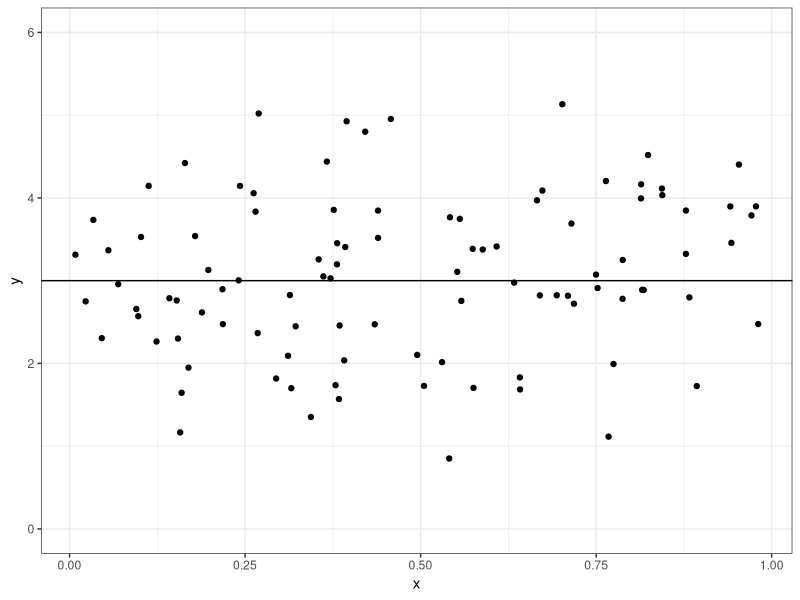
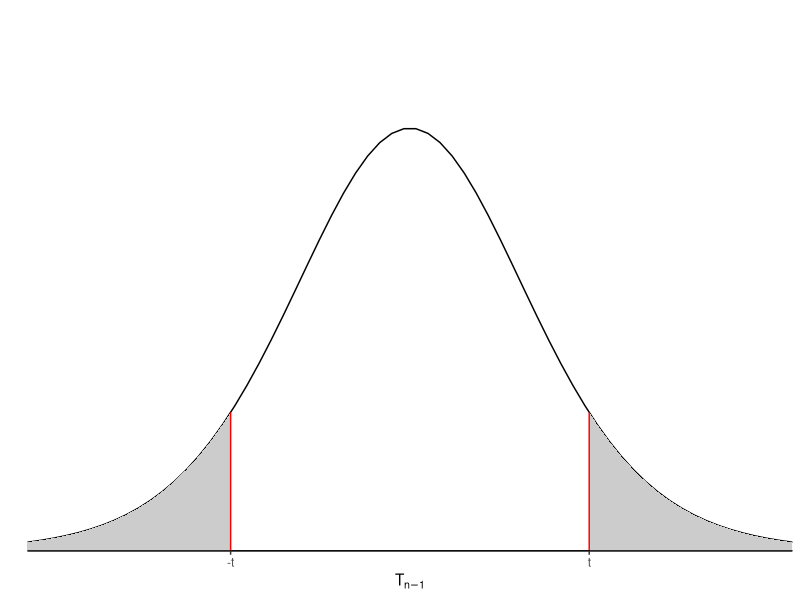
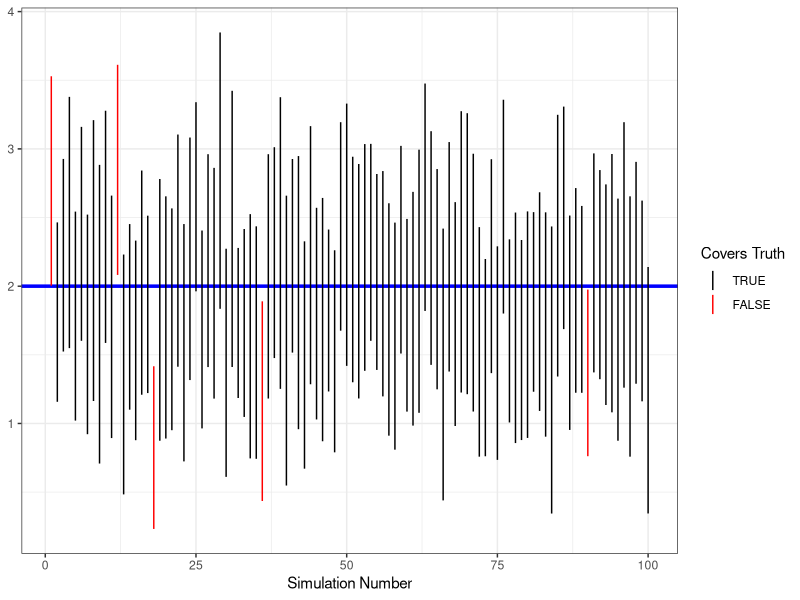
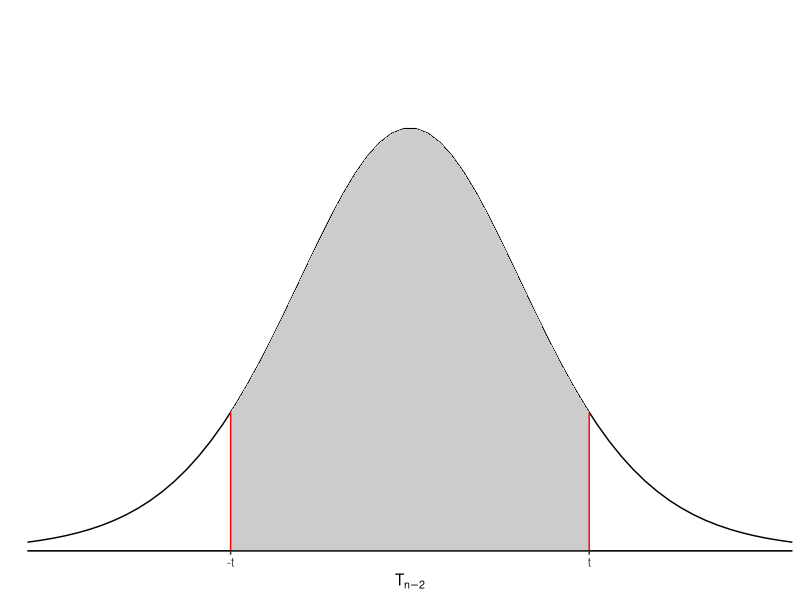

Write the R code that produced these figures, in order.
## ---- chunk 1
library(tidyverse)
library(palmerpenguins)
library(broom)
## ---- chunk 2
set.seed(12)
n <- 100
x <- runif(n)
y <- 3 + rnorm(n)
ggplot() + theme_bw() + 
  geom_point(aes(x=x,  y=y)) +
  geom_hline(aes(yintercept=3)) +
  ylim(0, 6)
## ---- chunk 3
x <- seq(-5, 5, length=100)
tdf <- data.frame(x=x, tdens=dt(x, df=10))
ggt <- ggplot() + theme_classic() + coord_cartesian(xlim=c(-3.2, 3.2), ylim=c(0, 0.5), expand=F) + 
  theme(axis.line.y = element_blank()) + 
  xlab(expression(T[n-1])) + ylab("") + scale_y_continuous(breaks=NULL)+
  geom_hline(aes(yintercept=0)) + 
  geom_line(aes(x=x,y=tdens),
            data=tdf)
## ---- chunk 4
ggt + 
  geom_polygon(aes(x=c(1.5, 1.5, x[x>1.5]),
                   y=c(0, dt(1.5, df=10), dt(x[x>1.5], df=10))),
               fill="grey80") +
    geom_polygon(aes(x=c(x[x< -1.5], -1.5, -1.5),
                   y=c(dt(x[x< -1.5], df=10), dt(-1.5, df=10), 0)),
               fill="grey80") +
  scale_x_continuous(breaks=c(-1.5, 1.5), labels=c("-t", "t"))+ 
  geom_segment(aes(x=1.5, xend=1.5, y=0, yend=dt(1.5, df=10)), col="red") +
    geom_segment(aes(x=-1.5, xend=-1.5, y=0, yend=dt(-1.5, df=10)), col="red")
## ---- chunk 5
penguin_lm <- lm(body_mass_g ~ flipper_length_mm, data=penguins)
sig2hat <- summary(penguin_lm)$sigma^2 
sig2hat
# Alternative way "by hand"
sum(residuals(penguin_lm)^2)/(nobs(penguin_lm)-2)
## ---- chunk 6
sxx <- sum(penguins$flipper_length_mm^2, na.rm=T) - 1/nobs(penguin_lm)*sum(penguins$flipper_length_mm, na.rm=T)^2
sxx
## ---- chunk 7
t <- (coef(penguin_lm)[2]- 0)/sqrt(sig2hat/sxx)
t
## ---- chunk 8
2*pt(abs(t), df=nobs(penguin_lm)-2, lower=FALSE)
## ---- chunk 9
tidy(penguin_lm)
## ---- chunk 10
summary(penguin_lm)
## ---- chunk 11
penguins_nomissingsex <- penguins %>%
  filter(!is.na(sex))
penguin_lm2 <- lm(body_mass_g~sex,
                  data=penguins_nomissingsex)
## ---- chunk 12
set.seed(1976)
##############################
# CI coverage via simulation
##############################
numReps <- 100
# Store CI's as matrix since there are two
# values for each replication (lower and upper bound)
ciStore <- matrix(0, nrow = numReps, ncol = 2)

n <- 30
x <- runif(n=n, min=-1, max=1)
beta0 <- 4
beta1 <- 2 
sigma2 <- 2

# Simulate data and fit model, `numReps` times
for(i in 1:numReps) {
    epsilon <- rnorm(n, mean = 0, sd = sqrt(sigma2))
    y <- beta0 + beta1*x + epsilon
    lmfit <- lm(y ~ x)
    ci <- confint(lmfit, level = .95)["x",]
    ciStore[i,] <- ci
}
# Combine into data frame
ci_df <- data.frame(simulation=1:numReps,
                    CIlower=ciStore[,1],
                    CIupper=ciStore[,2]) %>%
  mutate(inCI=ifelse(CIlower<=beta1 & CIupper>=beta1, TRUE, FALSE))
# Plot the CI's
ggplot(ci_df) + theme_bw() +  
  geom_hline(aes(yintercept=2), col="blue", lwd=1.2) + geom_linerange(aes(x=simulation, ymin=CIlower, ymax=CIupper, col=inCI)) +
  scale_color_manual(name="Covers Truth", breaks=c(TRUE, FALSE), values=c("black", "red")) +
  xlab("Simulation Number")
## ---- chunk 13
x <- seq(-5, 5, length=100)
tdf <- data.frame(x=x, tdens=dt(x, df=10))
ggt <- ggplot() + theme_classic() + coord_cartesian(xlim=c(-3.2, 3.2), ylim=c(0, 0.5), expand=F) + 
  theme(axis.line.y = element_blank()) + 
  xlab(expression(T[n-2])) + 
  ylab("") + scale_y_continuous(breaks=NULL)+
  geom_hline(aes(yintercept=0)) + 
  geom_line(aes(x=x,y=tdens),
            data=tdf)
ggt + 
  geom_polygon(aes(x=c(-1.5, -1.5, x[x>-1.5 & x < 1.5],1.5, 1.5),
                   y=c(0, dt(-1.5, df=10), dt(x[x>-1.5 & x < 1.5], df=10),  dt(1.5, df=10), 0)),
               fill="grey80") +
  scale_x_continuous(breaks=c(-1.5, 1.5), labels=c("-t", "t"))+ 
  geom_segment(aes(x=1.5, xend=1.5, y=0, yend=dt(1.5, df=10)), col="red") +
    geom_segment(aes(x=-1.5, xend=-1.5, y=0, yend=dt(-1.5, df=10)), col="red")
## ---- chunk 14
alpha <- 0.05
t_alphaOver2 <- qt(1-alpha/2,
                   df = 100-2)
t_alphaOver2
## ---- chunk 15
t_alphaOver2 <- qt(alpha/2,
                   df = 100-2,
                   lower=FALSE)
t_alphaOver2
## ---- chunk 16
penguin_lm <- lm(body_mass_g~flipper_length_mm,
                data=penguins)
alpha <- 0.05
t_alphaOver2 <- qt(1-alpha/2,
                   df = nobs(penguin_lm)-2)
CI95Lower <- coef(penguin_lm)[2] - t_alphaOver2 * tidy(penguin_lm)$std.error[2]
CI95Upper <- coef(penguin_lm)[2] + t_alphaOver2 * tidy(penguin_lm)$std.error[2]
c(CI95Lower, CI95Upper)
## ---- chunk 17
tidy(penguin_lm, conf.int=TRUE)
tidy(penguin_lm, conf.int=TRUE, conf.level=0.99)
## ---- chunk 18
confint(penguin_lm)
## ---- chunk 19
tidy(penguin_lm2, conf.int=TRUE)
## ---- chunk 20
tidy(penguin_lm)
